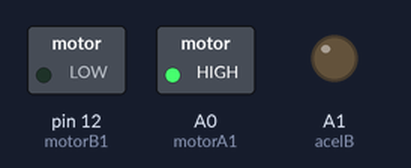
This sketch was run on a simulated Arduino Nano, built with avr-gcc and run on an emulated ATmega328P. Shown: switched loads named in the sketch (green lamp = pin HIGH), output pins drawn as LEDs (lit = HIGH).

Above: at 0.1 s.
Timing chart, 0 to 1.6 s (numbered marks = the images above):
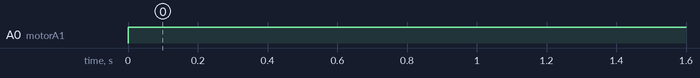

The sketch:

AKABOTTO.ino
```cpp
const int motorB1 = 12; /// digital 09
const int motorB2 = 13; /// digital 10
const int acelB = A1;

const int motorA1 = 14; /// digital 11
const int motorA2 = 15; /// digital 12
const int acelA = A0;

const int ref1 = A2; /// PORTA IR
const int ref2 = A6; /// PORTA LUMI_ESQ
const int ref3 = A7;  /// PORTA LUMI_DIR

void setup() {
  Serial.begin(9600);
  pinMode(motorA1, OUTPUT);
  pinMode(motorA2, OUTPUT);
  pinMode(motorB1, OUTPUT);
  pinMode(motorA2, OUTPUT);
  pinMode(acelA, OUTPUT);
  pinMode(acelB, OUTPUT);
  pinMode(ref1, INPUT);
  pinMode(ref2, INPUT);

}

void front(int velocidade){
  digitalWrite(motorA1, HIGH);
  digitalWrite(motorA2, LOW);
  digitalWrite(motorB1, HIGH);
  digitalWrite(motorB2, LOW);
  analogWrite(acelA, velocidade);
  analogWrite(acelB, velocidade);
  }

void back(int velocidade){
  digitalWrite(motorA1, LOW);
  digitalWrite(motorA2, HIGH);
  digitalWrite(motorB1, LOW);
  digitalWrite(motorB2, HIGH);
  analogWrite(acelA, velocidade);
  analogWrite(acelB, velocidade);
  }

void turn(int velocidade){
  if ( velocidade > 0 ){
    digitalWrite(motorA1, HIGH);
    digitalWrite(motorA2, LOW);
    digitalWrite(motorB1, LOW);
    digitalWrite(motorB2, HIGH);
    analogWrite(acelA, velocidade);
    analogWrite(acelB, velocidade);
  }
  if ( velocidade < 0 ){
    digitalWrite(motorA1, LOW);
    digitalWrite(motorA2, HIGH);
    digitalWrite(motorB1, HIGH);
    digitalWrite(motorB2, LOW);
    analogWrite(acelA, (-1) * velocidade);
    analogWrite(acelB, (-1) * velocidade); }
  }

int sensorLumi(int sensor){
  return analogRead(sensor);
  }

int sensorIR(){
  return analogRead(ref2);
  }

void program1(int sensor){
  if( sensor < 300 ){
    front(100);
  }
  else if( sensor < 1000 ){
    front(500);
  }
  else{
    turn(500);
    }
  }

void program2(int lumiE, int lumiD, int ir){
  if (lumiE < 500)
    turn(500);
  if (lumiD < 500)
    turn(-500);
  }

void loop() {
  // put your main code here, to run repeatedly:
  /*
  int lumi = sensorLumi(ref1);
  int ir = sensorIR();
  program1(lumi);
  */
  digitalWrite(motorA1, HIGH);
  digitalWrite(motorA2, LOW);
  pinMode(acelA, OUTPUT);
  ///Serial.println("KOE MUNDÃO DA PORRA");
}
```

Measured:
- by itself, A0 (motorA1): LOW → HIGH at 0.00 s
